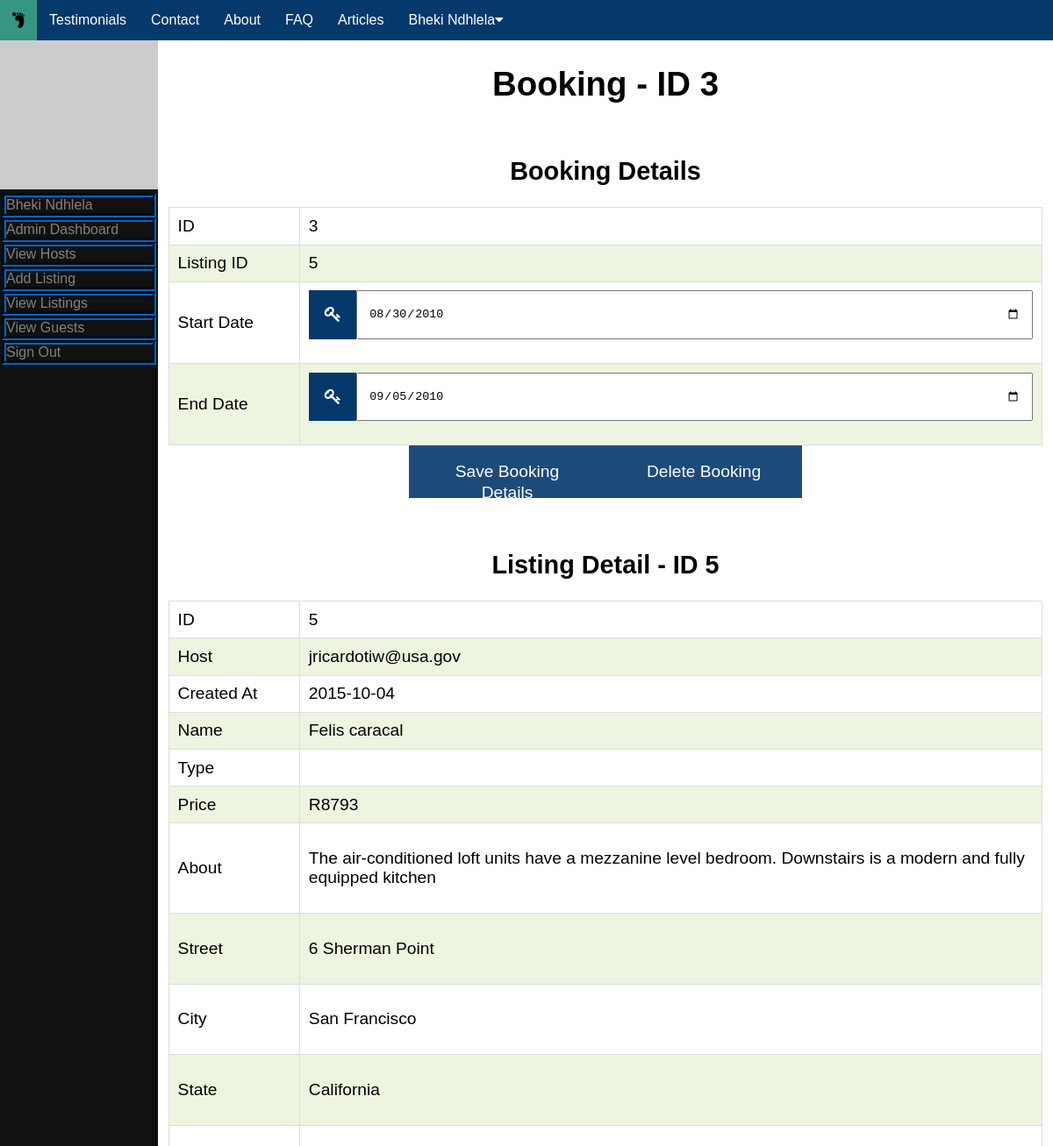
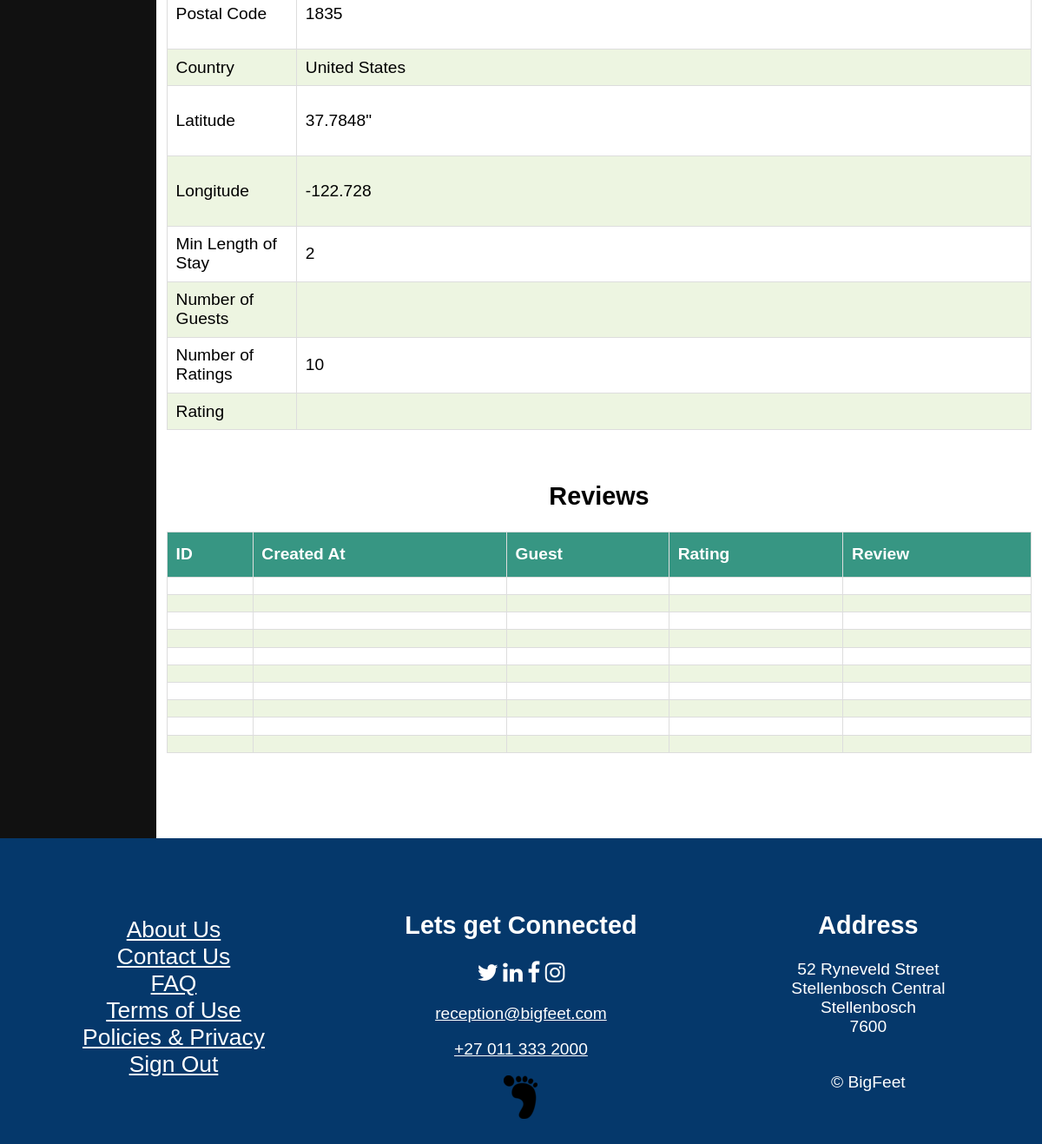
Screenshot of /guest/booking.php?id=3 (signed in) with the database file from the repository (2 pictures, top to bottom).
### tables this page shows
CREATE TABLE `Bookings` (
  `ID` int(11) NOT NULL,
  `User` varchar(40) DEFAULT NULL,
  `Listing` int(11) DEFAULT NULL,
  `Start_Date` date NOT NULL,
  `End_Date` date NOT NULL
);

CREATE TABLE `Listings` (
  `ID` int(11) NOT NULL,
  `Created_At` date NOT NULL,
  `Host` varchar(100) NOT NULL,
  `Name` varchar(100) NOT NULL,
  `Type` varchar(20) NOT NULL,
  `Pictures` varchar(400) DEFAULT NULL,
  `Price` int(11) NOT NULL,
  `Amenities` int(15) DEFAULT NULL,
  `About` varchar(255) DEFAULT NULL,
  `Street` varchar(100) NOT NULL,
  `State` varchar(100) NOT NULL,
  `City` varchar(100) NOT NULL,
  `Postal` varchar(50) NOT NULL,
  `Nationality` varchar(65) NOT NULL,
  `Latitude` float NOT NULL,
  `Longitude` float NOT NULL,
  `Available` tinyint(1) NOT NULL,
  `MinLength` int(11) DEFAULT NULL,
  `NumOfGuests` varchar(10) NOT NULL,
  `NumOfRatings` int(6) NOT NULL DEFAULT '0',
  `Rating` int(10) NOT NULL
);

### database/db.php (called while the page is built, shortened)
<?php
include __ROOT__ . '/database/classes/Booking.php';
class db
{
    public $dbh;
    public function __construct() {
        try {
            $this->dbh = new PDO('mysql:host=localhost;dbname=BigfeetDB', 'admin', 'GdIqnPv6j7wZ');
            $this->dbh->setAttribute(PDO::ATTR_ERRMODE, PDO::ERRMODE_EXCEPTION);
        } catch (PDOException $x) {
            $this->dbh = null;
            $this->message = $x->getMessage();
        }
    }
    public function getBooking($id)
    {
        try {
            $sth = $this->dbh->prepare('SELECT * FROM Bookings WHERE ID = :id');
            $sth->execute(array(':id' => $id));
            $sth->setFetchMode(PDO::FETCH_CLASS, 'Booking');
            $row = $sth->fetch();
        } catch (PDOException $x) {
            $this->message = $x->getMessage();
            return null;
        }
        return $row;
    }
    public function getListing($id)
    {
        try {
            $sth = $this->dbh->prepare('SELECT * FROM Listings WHERE ID = :id');
            $sth->execute(array(':id' => $id));
            $sth->setFetchMode(PDO::FETCH_CLASS, 'Listing');
            $row = $sth->fetch();
        } catch (PDOException $x) {
            $this->message = $x->getMessage();
            return null;
        }
        return $row;
    }
}

### guest/booking.php (the view, shortened to what this page needs)
<?php
include '../partials/sidebar.php';
$db = new db();
$booking = $db->getBooking($_GET['id']);
$listing = $db->getListing($booking->Listing);
?>
<div class="main" style="padding-bottom: 450px;">
    <h1 class="header-text">Booking - ID <?php echo $_GET['id']; ?></h1>
    <h2>Booking Details</h2>
    <form method="post" action="/database/DBClient.php">
        <table>
            <tbody>
            <tr>
                <td class="head">ID</td>
                <td><?php echo $booking->ID; ?></td>
            </tr>
            <tr>
                <td class="head">Listing ID</td>
                <td><?php echo $booking->Listing; ?></td>
            </tr>
            <tr>
                <td class="head">Start Date</td>
                <td>
                    <div class="input-container" style="max-width: 100%;">
                        <i class="fa fa-key icon"></i>
                        <input name="start-date" class="input-field" type="date" value="<?php echo $booking->Start_Date; ?>">
                    </div>
                </td>
            </tr>
            <tr>
                <td class="head">End Date</td>
                <td>
                    <div class="input-container" style="max-width: 100%;">
                        <i class="fa fa-key icon"></i>
                        <input name="end-date" class="input-field" type="date" value="<?php echo $booking->End_Date; ?>">
                    </div>
                </td>
            </tr>
            </tbody>
        </table>
        <div class="input-container">
        <button class="btn index-container" name="form" type="submit" value="Save Booking Details">Save Booking Details</button>
        <button class="btn index-container" name="form" type="submit" value="Delete Booking">Delete Booking</button>
        </div>
    </form>
    <h2>Listing Detail - ID <?php echo $booking->Listing; ?></h2>
    <table>
        <tbody>
        <tr>
            <td class="head">ID</td>
            <td><?php echo $listing->ID; ?></td>
        </tr>
        <tr>
            <td class="head">Host</td>
            <td><?php echo $listing->Host; ?></td>
        </tr>
        <tr>
            <td class="head">Created At</td>
            <td><?php echo $listing->Created_At; ?></td>
        </tr>
        <tr>
            <td class="head">Name</td>
            <td><?php echo $listing->Name; ?></td>
        </tr>
        <tr>
            <td class="head">Type</td>
            <td><?php echo $listing->type ?></td>
        </tr>
        <tr>
            <td class="head">Price</td>
            <td>R<?php echo $listing->Price; ?></td>
        </tr>
        <tr>
            <td class="head">About</td>
            <td>
                    <p><?php echo $listing->About; ?></p>
            </td>
        </tr>
        <tr>
            <td class="head">Street</td>
            <td>
                    <p><?php echo $listing->Street; ?></p>
            </td>
        </tr>
        <tr>
            <td class="head">City</td>
            <td>
                    <p><?php echo $listing->City; ?></p>
            </td>
        </tr>
        <tr>
            <td class="head">State</td>
            <td>
                    <p><?php echo $listing->State; ?></p>
            </td>
        </tr>
        <tr>
            <td class="head">Postal Code</td>
            <td>
                    <p><?php echo $listing->Postal; ?></p>
            </td>
        </tr>
        <tr>
            <td class="head">Country</td>
            <td><?php echo $listing->Nationality ?></td>
        </tr>
        <tr>
            <td class="head">Latitude</td>
            <td>
                    <p><?php echo $listing->Latitude; ?>"</p>
            </td>
        </tr>
        <tr>
            <td class="head">Longitude</td>
            <td>
                    <p><?php echo $listing->Longitude; ?></p>
            </td>
        </tr>
        <tr>
            <td class="head">Min Length of Stay</td>
            <td><?php echo $listing->MinLength; ?></td>
        </tr>
        <tr>
            <td class="head">Number of Guests</td>
            <td><?php echo $listing->NumOfGuest; ?></td>
        </tr>
        <tr>
            <td class="head">Number of Ratings</td>
            <td><?php echo $listing->NumOfRatings; ?></td>
        </tr>
        <tr>
            <td class="head">Rating</td>
            <td><?php echo $listing->Ratings; ?></td>
        </tr>
        </tbody>
    </table>
    <?php
    include '../partials/footer.php';
?>

### assets/css/header.css (style rules this page uses)
html, html:before, html:after { box-sizing: inherit; }
body { margin: 0; }
body { font-family: Arial, Helvetica, sans-serif; }

### assets/css/forms.css (style rules this page uses)
.input-container { display: flex; width: 100%; max-width: 45%; margin: auto; margin-bottom: 0.9375em; }
.icon { padding: 0.9375em; background: #05386B; color: white; min-width: 1.5625em; text-align: center; }
.input-field { width: 100%; padding: 0.9375em; outline: none; }
h1 { text-align: center; padding-top: 1.25em; }
h2 { text-align: center; padding-top: 1.25em; }
.btn { background-color: #05386B; color: white; padding: 0.9375em 1.25em; border: none; cursor: pointer; width: 100%; height: 3.125em; opacity: 0.9; max-width: 100%; font-size: 1em; text-align: center; line-height: 1.25em; }

### assets/css/signout.css (style rules this page uses)
:root { --modal-duration: 12s; --modal-color: #05386B; }

### assets/css/about-us.css (style rules this page uses)
html { box-sizing: border-box; }
h1 { text-align: center; }
*, *:before, *:after { box-sizing: inherit; }

### assets/css/faq.css (style rules this page uses)
.input-container { display: flex; width: 100%; max-width:45%; margin: auto; margin-bottom: 0.9375em; }
.btn { background-color: #05386B; color: white; padding: 0.9375em 1.25em; border: none; cursor: pointer; width: 100%; height: 3.125em; opacity: 0.9; max-width: 100%; font-size: 1em; text-align: center; line-height: 1.25em; }
h1 { text-align: center; padding-top: 1.25em; }

### assets/css/index.css (style rules this page uses)
body, html { height: 100%; }
* { box-sizing: border-box; }
.index-container { position: relative; max-width: 50em; margin: 0 auto; }
body, html { height: 100%; font-family: Arial, Helvetica, sans-serif; }

### assets/css/terms-legal.css (style rules this page uses)
html { box-sizing: border-box; }
*, *:before, *:after { box-sizing: inherit; }

### assets/css/view.css (style rules this page uses)
html { box-sizing: border-box; }
*, *:before, *:after { box-sizing: inherit; }

### assets/css/results.css (style rules this page uses)
body { background-color: #FFFFFF; }

### assets/css/sidebar.css (style rules this page uses)
.main { margin: 0; font-size: 1.2em; padding: 0 0.625em; }
@media screen and (min-width:  37.5em) { .main { width: 85%; float: right; } }

### assets/css/tables.css (style rules this page uses)
table { border-collapse: collapse; width: 100%; }
td, th { border: 0.0625em solid #ddd; padding: 0.5em; }
tr:nth-child(even) { background-color: #EDF5E1; }

### guest/booking.php (style rules this page uses)
.head { width: 15%; }

### rows the page displays
bookings: ID "3", Listing "5", start-date "08/30/2010", end-date "09/05/2010"
listings: ID "5", Host "jricardotiw@usa.gov", Created_At "2015-10-04", Name "Felis caracal", Price "8793", About "The air-conditioned loft units have a mezzanine level bedroom. Downstairs is a modern and fully equipped kitchen", Street "6 Sherman Point", City "San Francisco", State "California", Postal "1835", Nationality "United States", Latitude "37.7848", Longitude "-122.728", MinLength "2", NumOfRatings "10"

### other values shown
$_SESSION['user']->Name "Bheki"
$_SESSION['user']->Surname "Ndhlela"
$_GET['id'] "3"
